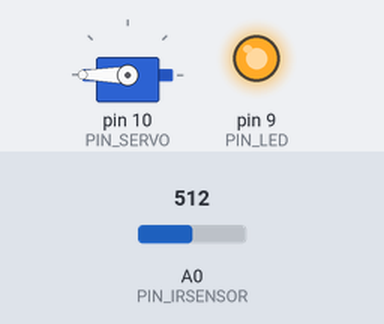
Simulated run of this sketch. Board: Arduino Uno, built with avr-gcc and run on an emulated ATmega328P. On the bench: servo, output pins drawn as LEDs (lit = HIGH). Inputs (shaded band) come from the test bench; at power-on: A0 (PIN_IRSENSOR) = 512. What the sketch prints to the serial monitor is not drawn.

Above: at 1.2 s.
1.3 s: A0 (PIN_IRSENSOR) set to 357
4.3 s: A0 (PIN_IRSENSOR) set to 334
At 6.0 s:
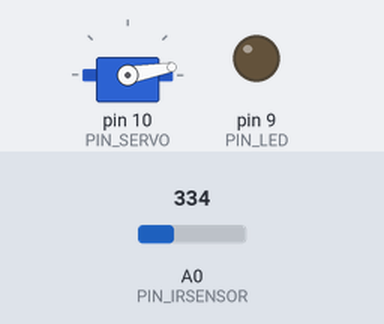
7.3 s: A0 (PIN_IRSENSOR) set to 240
At 9.0 s:
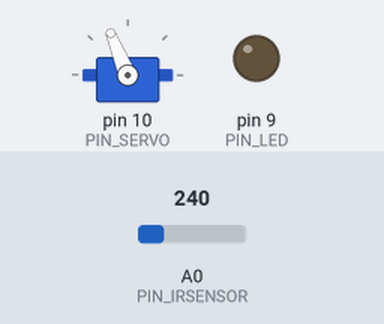
10.3 s: A0 (PIN_IRSENSOR) set to 306
At 11.1 s:
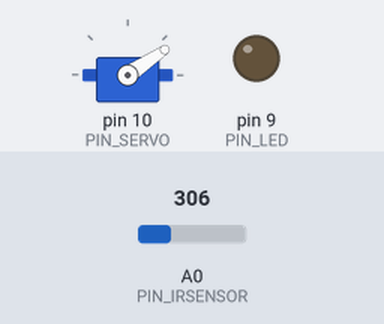
13.3 s: A0 (PIN_IRSENSOR) set to 90
At 13.9 s:
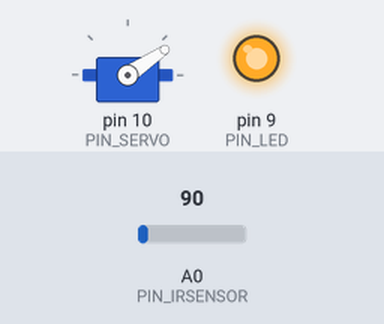
Timing chart, 0 to 15.8 s (numbered marks = the images above; inputs shaded):
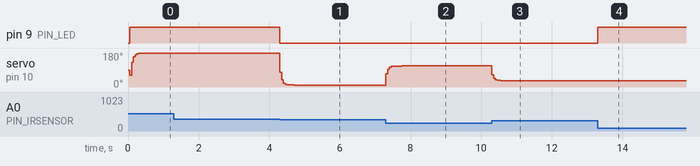

Measured:
- the behaviour switches between 348 and 347 on A0 (PIN_IRSENSOR) (found by bisection; images 0 and 1)
- after the input at 1.3 s, every drawn part: stays the same
- after the input at 4.3 s, pin 9 (PIN_LED): HIGH → LOW at once; servo on pin 10 (PIN_SERVO): 180° → 11° at once, → 10° 0.40 s later
- after the input at 7.3 s, servo on pin 10 (PIN_SERVO): 10° → 111° at once, → 112° 0.45 s later
- after the input at 10.3 s, servo on pin 10 (PIN_SERVO): 112° → 34° at once
- after the input at 13.3 s, pin 9 (PIN_LED): LOW → HIGH at once

The sketch:

17_example_1.ino
```cpp
#include <Servo.h>

// Arduino pin assignment

#define PIN_POTENTIOMETER 3 // Potentiometer at Pin A3
// Add IR Sensor Definition Here !!!
#define PIN_IRSENSOR A0
#define PIN_LED 9
#define PIN_SERVO 10

#define _DUTY_MIN 553  // servo full clock-wise position (0 degree)
#define _DUTY_NEU 1476 // servo neutral position (90 degree)
#define _DUTY_MAX 2399 // servo full counter-clockwise position (180 degree)
#define _DIST_MIN 100.0
#define _DIST_MAX 250.0

#define _EMA_ALPHA 0.6
#define LOOP_INTERVAL 50   // Loop Interval (unit: msec)

Servo myservo;
unsigned long last_loop_time;   // unit: msec
float dist_ema;
float dist_prev = _DIST_MAX;

void setup()
{
  myservo.attach(PIN_SERVO);
  myservo.writeMicroseconds(_DUTY_NEU);
  pinMode(PIN_POTENTIOMETER, INPUT);
  pinMode(PIN_IRSENSOR, INPUT);
  pinMode(PIN_LED, OUTPUT);
  Serial.begin(57600);
}

void loop()
{
  unsigned long time_curr = millis();
  int a_value, duty;
  float dist_raw;

  // wait until next event time
  if (time_curr < (last_loop_time + LOOP_INTERVAL))
    return;
  last_loop_time += LOOP_INTERVAL;

  // Remove Next line !!!
  // Read IR Sensor value !!!
   a_value = analogRead(PIN_IRSENSOR);
  // Convert IR sensor value into distance !!!
   dist_raw = (6762.0 / (a_value - 9) - 4.0) * 10.0 - 60.0;
  // we need distance range filter here !!!
  if (dist_raw < _DIST_MIN) {
    dist_raw = dist_prev;
    digitalWrite(PIN_LED, 1);       // LED OFF
  } else if (dist_raw > _DIST_MAX) {
    dist_raw = dist_prev;
    digitalWrite(PIN_LED, 1);       // LED OFF
  } else {    // In desired Range
    digitalWrite(PIN_LED, 0);       // LED ON
    dist_prev = dist_raw;
  }
  // we need EMA filter here !!!
  dist_ema = _EMA_ALPHA * dist_raw + (1.0 - _EMA_ALPHA) * dist_ema;

  // map distance into duty
   duty = (_DUTY_MAX - _DUTY_MIN) / (_DIST_MAX - _DIST_MIN) * (dist_ema - _DIST_MIN) + _DUTY_MIN;

  myservo.writeMicroseconds(duty);

  // Serial
  Serial.print("MIN: ");      Serial.print(_DIST_MIN);
  Serial.print(", IR: ");     Serial.print(a_value);
  Serial.print(", dist: ");   Serial.print(dist_raw);
  Serial.print(", ema: ");    Serial.print(dist_ema);
  Serial.print(", servo: ");  Serial.print(duty);
  Serial.print(", MAX: ");    Serial.print(_DIST_MAX);

}
  
```
